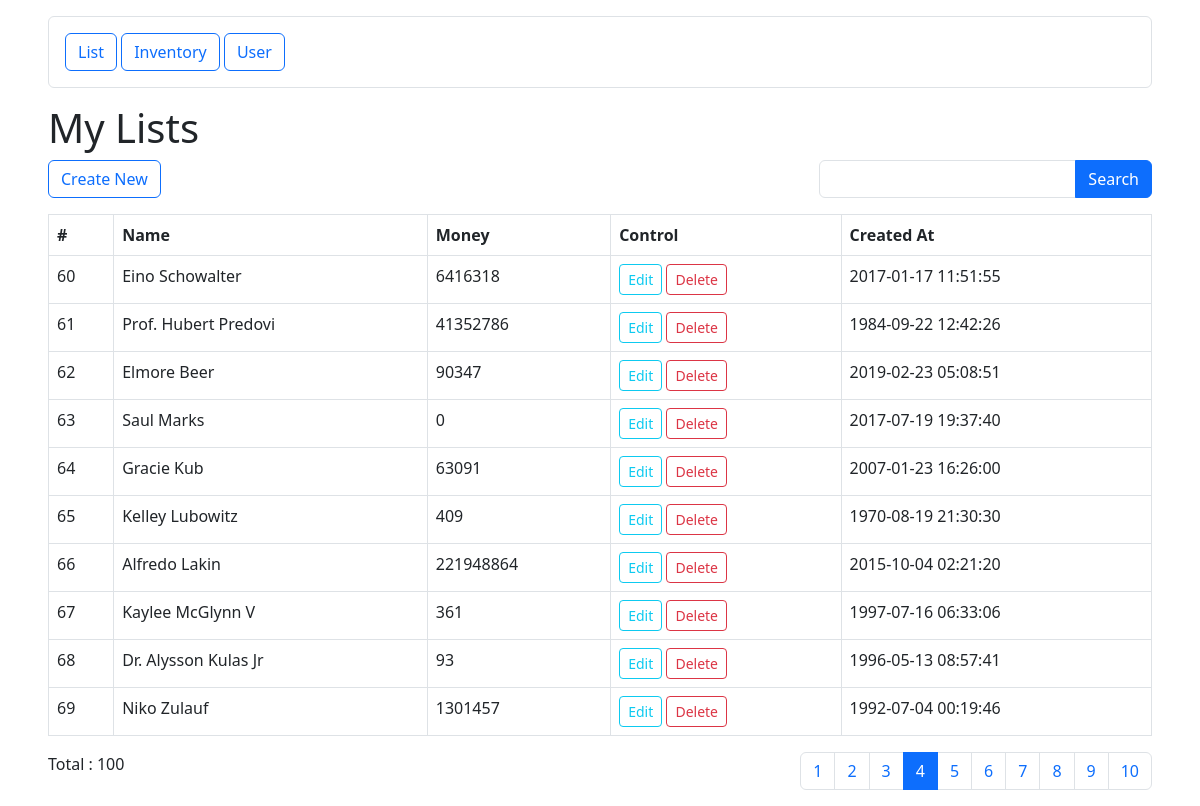
The app's page /list?page=4 with its own data.
### tables this page shows
CREATE TABLE `my` (
  `id` int(11) NOT NULL AUTO_INCREMENT,
  `name` varchar(20) NOT NULL,
  `money` int(11) NOT NULL,
  `created_at` timestamp NOT NULL DEFAULT current_timestamp(),
  PRIMARY KEY (`id`)
);

### controller/list.controller.php (called while the page is built, shortened)
<?php
function index()
{
    $sql = "SELECT * FROM my";
    return view("list/index", ["lists" => paginate($sql)]);
}

### index.php (called while the page is built, shortened)
<?php
require_once ProjectDir."/core/functions.php";
require_once RouterDir."/web.php";

### public/index.php (called while the page is built)
<?php
require_once "../index.php";

### view/list/index.view.php (the view, shortened to what this page needs)
<?php require_once ViewDir . "/template/header.php"; ?>
<h1>My Lists</h1>
<div class=" d-flex justify-content-between mb-3">
    <a href="<?= route('list-create') ?>" class=" btn btn-outline-primary">Create New</a>
    <form action="" method="get">
        <div class=" input-group">
            <input type="text" name="q" value="<?php if (isset($_GET['q'])) : ?> <?= filter($_GET["q"],true) ?> <?php endif; ?>" class=" form-control">
            <button class=" btn btn-primary">Search</button>
        </div>
    </form>
</div>
<table class=" table table-bordered">
    <thead>
        <tr>
            <th>#</th>
            <th>Name</th>
            <th>Money</th>
            <th>Control</th>
            <th>Created At</th>
        </tr>
    </thead>
    <tbody>
        <?php foreach ($lists["data"] as $list) : ?>
            <tr>
                <td>
                    <?= $list['id'] ?>
                </td>
                <td>
                    <?= $list['name'] ?>
                </td>
                <td>
                    <?= $list['money'] ?>
                </td>
                <td>
                    <a href="<?= route("list-edit", ["id" => $list['id']]) ?>" class=" btn btn-sm btn-outline-info">
                        Edit
                    </a>
                    <form class=" d-inline-block" action="<?= route("list-delete") ?>" method="post">
                        <button class=" btn btn-sm btn-outline-danger">Delete</button>
                    </form>
                </td>
                <td>
                    <?= $list['created_at'] ?>
                </td>
            </tr>
        <?php endforeach; ?>
    </tbody>
</table>
<?= paginator($lists) ?>
<?php require_once ViewDir . "/template/footer.php"; ?>

### records on screen
my: id "60", name "Eino Schowalter", money "6416318", created_at "2017-01-17 11:51:55"
my: id "61", name "Prof. Hubert Predovi", money "41352786", created_at "1984-09-22 12:42:26"
my: id "62", name "Elmore Beer", money "90347", created_at "2019-02-23 05:08:51"
my: id "63", name "Saul Marks", money "0", created_at "2017-07-19 19:37:40"
my: id "64", name "Gracie Kub", money "63091", created_at "2007-01-23 16:26:00"
my: id "65", name "Kelley Lubowitz", money "409", created_at "1970-08-19 21:30:30"
my: id "66", name "Alfredo Lakin", money "221948864", created_at "2015-10-04 02:21:20"
my: id "67", name "Kaylee McGlynn V", money "361", created_at "1997-07-16 06:33:06"
my: id "68", name "Dr. Alysson Kulas Jr", money "93", created_at "1996-05-13 08:57:41"
my: id "69", name "Niko Zulauf", money "1301457", created_at "1992-07-04 00:19:46"

### other values on screen
$lists['total'] "100"
$link['page_number'] "1"
$link['page_number'] "2"
$link['page_number'] "3"
$link['page_number'] "4"
$link['page_number'] "5"
$link['page_number'] "6"
$link['page_number'] "7"
$link['page_number'] "8"
$link['page_number'] "9"
$link['page_number'] "10"
